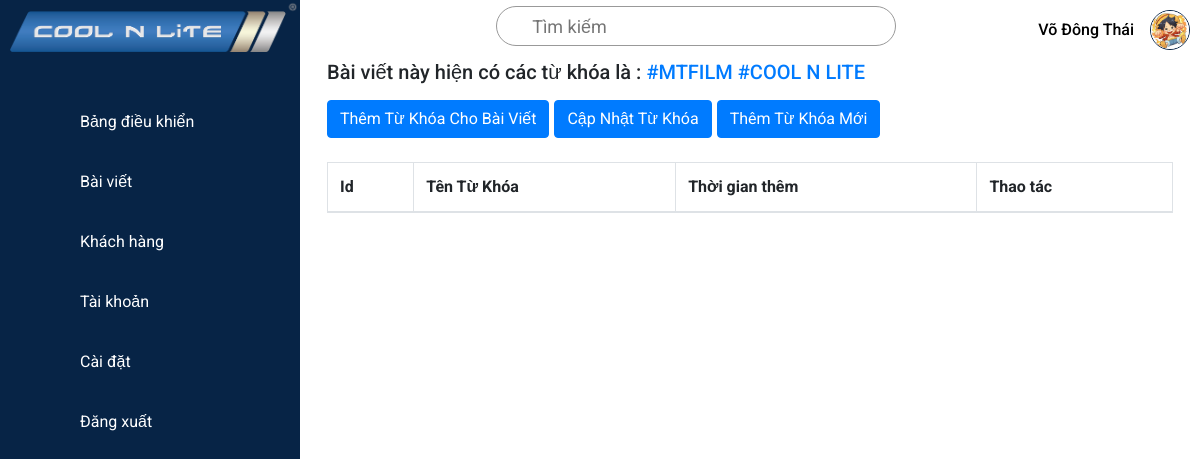
/admin/tag_news.php?id=8 (signed in), run on an earlier commit of the app's database.
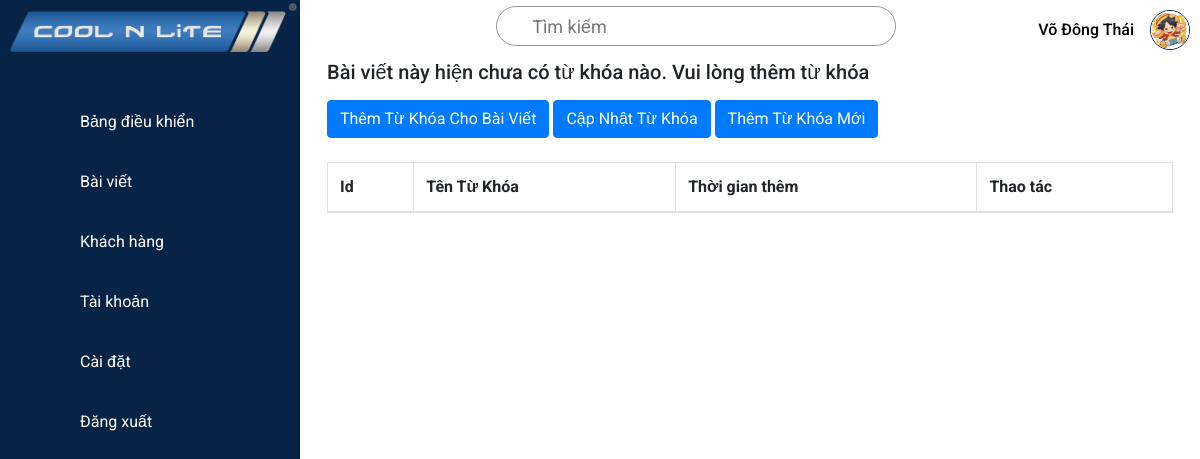
And on a later commit of the database.
### tables this page shows
CREATE TABLE `sidebar` (
  `id` int(11) NOT NULL,
  `url` varchar(25) NOT NULL,
  `icon` varchar(35) NOT NULL,
  `name` varchar(30) NOT NULL,
  `position` int(1) NOT NULL,
  `time` varchar(30) NOT NULL
);

CREATE TABLE `users` (
  `id` int(11) NOT NULL,
  `user_name` varchar(30) NOT NULL,
  `email` varchar(50) NOT NULL,
  `pass_word` varchar(300) NOT NULL,
  `position` int(1) NOT NULL,
  `full_name` varchar(30) NOT NULL,
  `image` varchar(300) NOT NULL,
  `status` int(1) NOT NULL,
  `time` varchar(30) NOT NULL
);

CREATE TABLE `news_keyword` (
  `id_news_tag` int(11) NOT NULL,
  `id_news` int(11) NOT NULL,
  `id_tag` int(11) NOT NULL
);

CREATE TABLE `keyword` (
  `id` int(11) NOT NULL,
  `name` varchar(50) NOT NULL,
  `time` varchar(30) NOT NULL
);

### config/dbhelper.php (called while the page is built, shortened)
<?php
	function executeResult($sql){
		$conn = mysqli_connect(HOST,USERNAME,PASSWORD,DATABASE);
		mysqli_set_charset($conn,'utf8');
		$resultset = mysqli_query($conn,$sql);
		$list = [];
		while ($row = mysqli_fetch_array($resultset ,1)){
			$list[] = $row;
		}
		return $list;
	}
 ?>

### admin/modules/permision.php (called while the page is built)
<?php
if (isset($_SESSION['user_id']) == false) {
	header('Location: http://localhost/CoolNLite/admin');
}else {
	$user_id = ($_SESSION['user_id']);
	$DOMAIN = "http://localhost/CoolNLite/admin/";
	if (isset($_SESSION['permision']) == true) {
		$permission = $_SESSION['permision'];
	}
}
?>

### admin/pages/main_add_tag_news.php (the view, shortened to what this page needs)
<div style="margin: 0 auto; width : 94%">
<?php
  $sql = "SELECT id, `name`, id_tag, id_news FROM news_keyword INNER JOIN keyword ON id = id_tag WHERE id_news = $id";
  $result = mysqli_query($conn, $sql);
  $rows = mysqli_num_rows($result);
  if(isset($rows) && $rows != 0){
    echo '<h5>Bài viết này hiện có các từ khóa là :';
    while ($row = mysqli_fetch_array($result)) {
     echo '<span class="text-primary"> #'.$row['name'].' </span>';
    }
  }else{
    echo  '<h5>Bài viết này hiện chưa có từ khóa nào. Vui lòng thêm từ khóa</h5>';
  }
?>
   <div class="mt-3">
   <button class="btn btn-primary" type="button" data-toggle="collapse" data-target="#collapseAddNewsTag" aria-expanded="false" aria-controls="collapseExample">
    Thêm Từ Khóa Cho Bài Viết
    </button>
    <button class="btn btn-primary" type="button" data-toggle="collapse" data-target="#collapseUpdateNewsTag" aria-expanded="false" aria-controls="collapseExample">
    Cập Nhật Từ Khóa
    </button>
    <button class="btn btn-primary" type="button" data-toggle="collapse" data-target="#collapseAddTag" aria-expanded="false" aria-controls="collapseExample">
    Thêm Từ Khóa Mới
    </button>
   </div>
</div>
<div class="container-fluid mt-4">
    <div class="row">
      <div style="width: 94%; margin : 0 auto">
        <div class="row">
          <div class="col-xl-12">
            <table id="example" class="table table-striped table-bordered" style="width: 100%;">
              <thead>
                <th>Id</th>
                <th>Tên Từ Khóa</th>
                <th>Thời gian thêm </th>
                <th>Thao tác</th>
              </thead>
            </table>
          </div>
        </div>
      </div>
    </div>
  </div>

### admin/pages/sidebar.php (shortened to what this page needs)
<div class="navigation">
    <ul>
        <li>
            <a>
                <img src="../shared/img/logo.png" alt="Cool N Lite">
            </a>
        </li>
        <?php
            $curPageName = substr($_SERVER["SCRIPT_NAME"],strrpos($_SERVER["SCRIPT_NAME"],"/")+1);
            $sql = "SELECT `url`,`icon`,`name` FROM `sidebar` ORDER BY `position` ASC";
            $sidebar = executeResult($sql);
            foreach($sidebar as $sb){
        ?>
        <li class="<?php $sb['url'] == $curPageName ? print "hovered" : print '' ?>" >
            <a href="<?php echo ''.$DOMAIN.$sb['url'].''?>">
                <span class="icon">
                </span>
                <span class="title"><?php echo ''.$sb['name'].''?></span>
            </a>
        </li>
        <?php
         }
        ?>
    </ul>
</div>

### admin/pages/topbar.php (shortened to what this page needs)
<div class="topbar">
    <div class="toggle">
    </div>
    <div class="search">
        <label>
            <input type="text" placeholder="Tìm kiếm" autocomplete="off">
        </label>
    </div>
    <?php
        if(isset($user_id) == true){
            $sql = "SELECT `full_name`,`image` FROM `users` WHERE `id` = $user_id";
            $user = executeResult($sql);
            foreach($user as $us){
    ?>
    <a
    href="<?php print $DOMAIN.'account.php'?>?id=<?php echo '' .$user_id. '' ?>&?permision=<?php echo $permission?>"
    class="box-user">
        <span class="name-user"><?php echo '' . $us['full_name'] . '' ?></span>
        <div class="user">
            <img src="<?php echo '' .'..'. $us['image'] . '' ?>" alt="Avatar">
        </div>
    </a>
    <?php
        }
    }
    ?>
</div>

What changed in the data, as far as the page shows it:
removed news_keyword: keyword.name "MTFILM"
removed news_keyword: keyword.name "COOL N LITE"
Also different on the page:
text no longer shown: "Bài viết này hiện có các từ khóa là :"
text now shown: "Bài viết này hiện chưa có từ khóa nào. Vui lòng thêm từ khóa"
